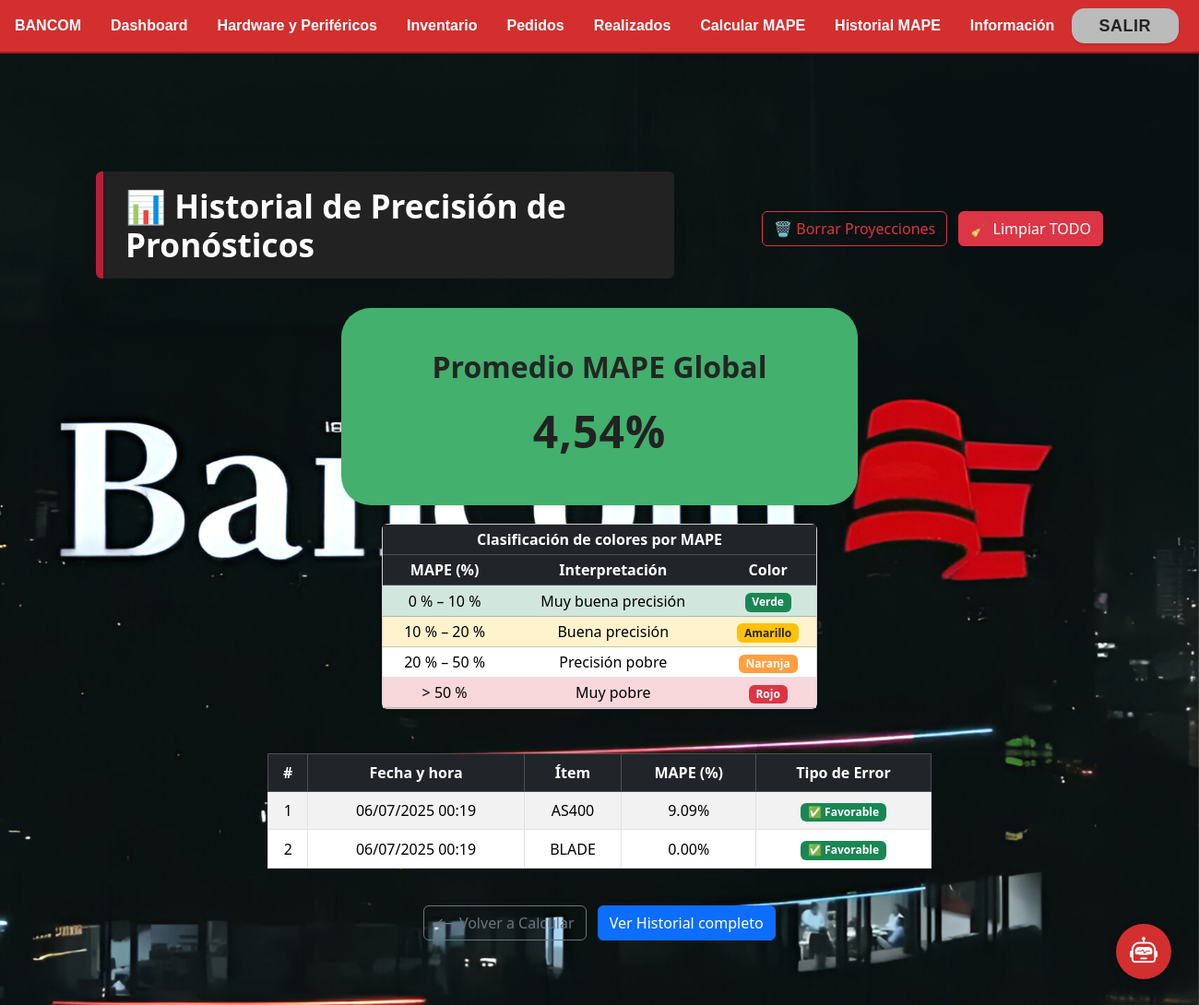
The page /proyeccion/mape/ on the database its author committed.
### Aplicaciones/Academico/models.py (models this page shows, shortened)
class HistoricoMAPE(models.Model):
    fecha = models.DateTimeField()
    mape = models.FloatField()
    cantidad_registros = models.IntegerField()
    proyecciones_incluidas = models.ManyToManyField('ProyeccionVenta', blank=True)
    tipo_error = models.CharField(
        max_length=20,
        choices=[("Favorable", "Favorable"), ("Desfavorable", "Desfavorable"), ("Mixto", "Mixto")],
        default="Mixto"
    )

class Item(models.Model):
    codigo = models.CharField(max_length=50, primary_key=True)
    etiqueta = models.CharField(max_length=100, null=True, blank=True)
    numerodeserie = models.CharField(max_length=100, null=True, blank=True)
    estado = models.CharField(max_length=50, null=True, blank=True)
    motivo_estado = models.CharField(max_length=200, null=True, blank=True)
    nombre = models.CharField(max_length=200, null=True, blank=True)
    modelo = models.CharField(max_length=100, null=True, blank=True)
    marca = models.CharField(max_length=100, null=True, blank=True)
    proveedor = models.CharField(max_length=150, null=True, blank=True)
    localidad = models.CharField(max_length=100, null=True, blank=True)
    oficina = models.CharField(max_length=100, null=True, blank=True)
    piso = models.CharField(max_length=50, null=True, blank=True)
    fecha_adquisicion = models.DateField(null=True, blank=True)
    cpu_type = models.CharField(max_length=100, null=True, blank=True)
    disk_gb = models.IntegerField(null=True, blank=True)
    os_arch = models.CharField(max_length=50, null=True, blank=True)
    os_name = models.CharField(max_length=100, null=True, blank=True)
    os_type = models.CharField(max_length=50, null=True, blank=True)
    ip_address = models.CharField(max_length=50, null=True, blank=True)
    ram_gb  = models.IntegerField(null=True, blank=True)
    empleado = models.CharField(max_length=150, null=True, blank=True)
    dept_per = models.CharField(max_length=100, null=True, blank=True)
    zona = models.CharField(max_length=100, null=True, blank=True)
    fecha_entrega_estimada = models.DateField(null=True, blank=True)
    fecha_entregada_real = models.DateField(null=True, blank=True)
    cambio_reservado_a_aplicado = models.BooleanField(default=False)

### Aplicaciones/Academico/views.py (the view)
# urls.py: path('proyeccion/mape/', views.ver_mape, name='ver_mape'),
def ver_mape(request):
    historial = HistoricoMAPE.objects.all().order_by("-fecha")
    paginator   = Paginator(historial, 10)          # 10 registros por página
    page_number = request.GET.get("page")
    try:
        page_obj = paginator.get_page(page_number)
    except PageNotAnInteger:
        page_obj = paginator.get_page(1)
    except EmptyPage:
        page_obj = paginator.get_page(paginator.num_pages)
    total_registros = sum(h.cantidad_registros for h in page_obj)
    mape_total      = sum(h.mape * h.cantidad_registros for h in page_obj)
    promedio_mape = round(mape_total / total_registros, 2) if total_registros else None
    tiene_mape    = total_registros > 0
    def _get_mape_color(val):
        if val is None:      return "secondary"
        if val < 10:         return "success"    # verde
        if 10 <= val < 20:   return "warning"    # amarillo
        if 20 <= val < 50:   return "orange"     # naranja (clase propia)
        return "danger"                          # rojo
    for h in page_obj:
        val = h.mape if h.mape is not None else 0
        h.tipo_error = _get_tipo_error(val)
        h.mape_str = f"{val:.2f}%"
        item_rel = h.proyecciones_incluidas.first()
        h.item_nombre = item_rel.item.nombre if item_rel else "—"
    context = {
        "historico"     : page_obj,                    # filas paginadas
        "pagina"        : page_obj,                    # alias → si lo usas en la plantilla
        "promedio_mape" : promedio_mape,               # 0.00 → se envía igual
        "mape_color"    : _get_mape_color(promedio_mape),
        "tiene_mape"    : tiene_mape,
    }
    return render(request, "ver_mape.html", context)

### Aplicaciones/Academico/views.py (called while the page is built)
def _get_tipo_error(valor_mape: float) -> str:
    if valor_mape < 10:
        return "Favorable"
    if valor_mape < 20:
        return "Aceptable"
    if valor_mape < 50:
        return "Revisar"
    return "Crítico"

### Aplicaciones/Academico/templates/ver_mape.html (shortened to what this page needs)
{% extends 'base.html' %}
{% load static %}
{% block body %}
<link rel="stylesheet" href="{% static 'css/custom.css' %}">
<div class="container py-5">
  <div class="row justify-content-between align-items-center mb-4">
    <div class="col-md-7 text-center text-md-start">
      <h1 class="fw-bold text-white py-3 px-4 rounded shadow-lg"
          style="background:#222;font-size:2.2rem;border-left:8px solid #b41f3a;">
        📊 Historial de Precisión de Pronósticos
      </h1>
    </div>
    <div class="col-md-5 text-center text-md-end">
      <form method="post" action="{% url 'academico:limpiar_proyecciones' %}" class="d-inline">
        <button class="btn btn-outline-danger me-2">🗑️ Borrar Proyecciones</button>
      </form>
      <form method="post" action="{% url 'academico:limpiar_historial_mape' %}"
            onsubmit="return confirm('¿Estás seguro de eliminar TODO el historial? Esta acción no se puede deshacer.');"
            class="d-inline">
        <button class="btn btn-danger">🧹 Limpiar TODO</button>
      </form>
    </div>
  </div>
<div class="row justify-content-center mb-4">
  <div class="col-md-8 text-center">
    {% if tiene_mape %}
  <div class="card shadow-sm mape-promedio-card
    {% if promedio_mape <= 10 %}
      mape-bg-success
    {% elif promedio_mape <= 20 %}
      mape-bg-warning
    {% elif promedio_mape <= 50 %}
      mape-bg-orange
    {% else %}
      mape-bg-danger
    {% endif %}"
    style="border-radius:32px; padding:2.5rem 2rem; border:none; max-width:560px; margin:0 auto 20px;">
    <div class="card-title" style="font-size:2rem; font-weight:700; margin-bottom:10px;">
      Promedio MAPE Global
    </div>
    <div class="card-value" style="font-size:3rem; font-weight:900;">
      {{ promedio_mape|floatformat:2 }}%
    </div>
  </div>
{% endif %}
  <div class="row justify-content-center mb-5">
    <div class="col-md-8">
      <div class="card shadow-sm">
        <div class="card-body p-0">
          <table class="table table-sm text-center mb-0">
            <thead class="table-dark">
              <tr><th colspan="3">Clasificación de colores por MAPE</th></tr>
              <tr><th>MAPE (%)</th><th>Interpretación</th><th>Color</th></tr>
            </thead>
            <tbody>
              <tr class="table-success">
                <td>0 % – 10 %</td><td>Muy buena precisión</td>
                <td><span class="badge bg-success">Verde</span></td>
              </tr>
              <tr class="table-warning">
                <td>10 % – 20 %</td><td>Buena precisión</td>
                <td><span class="badge bg-warning text-dark">Amarillo</span></td>
              </tr>
              <tr class="bg-orange-light">
                <td>20 % – 50 %</td><td>Precisión pobre</td>
                <td><span class="badge badge-orange">Naranja</span></td>
              </tr>
              <tr class="table-danger">
                <td>&gt; 50 %</td><td>Muy pobre</td>
                <td><span class="badge bg-danger">Rojo</span></td>
              </tr>
            </tbody>
          </table>
        </div>
      </div>
    </div>
  </div>
  <div class="table-responsive">
    <table class="table table-striped table-bordered align-middle text-center shadow-sm">
      <thead class="table-dark">
        <tr>
          <th>#</th><th>Fecha y hora</th><th>Ítem</th><th>MAPE (%)</th><th>Tipo de Error</th>
        </tr>
      </thead>
      <tbody>
        {% for h in historico %}
        <tr>
          <td>{{ forloop.counter }}</td>
          <td>{{ h.fecha|date:"d/m/Y H:i" }}</td>
          <td>{{ h.item_nombre }}</td>
          <td>{{ h.mape_str }}</td>
          <td>
            {% if h.tipo_error == "Favorable" %}
              <span class="badge bg-success">✅ Favorable</span>
            {% elif h.tipo_error == "Aceptable" %}
              <span class="badge bg-warning text-dark">🟡 Aceptable</span>
            {% elif h.tipo_error == "Revisar" %}
              <span class="badge badge-orange">🟠 Revisar</span>
            {% elif h.tipo_error == "Crítico" %}
              <span class="badge bg-danger">🔴 Crítico</span>
            {% endif %}
          </td>
        </tr>
        {% empty %}
        <tr><td colspan="5">No hay cálculos de MAPE registrados.</td></tr>
        {% endfor %}
      </tbody>
    </table>
  </div>
  <div class="text-center mt-4">
    <a href="{% url 'academico:calcular_mape' %}" class="btn btn-outline-secondary me-2">⟵ Volver a Calcular</a>
    <a href="{% url 'academico:historial_mape' %}" class="btn btn-primary">Ver Historial completo</a>
  </div>
</div>
{% endblock %}

### Aplicaciones/loginps/static/css/gestionItem.css (style rules this page uses)
th, td { text-align: center; vertical-align: middle; }

### Aplicaciones/Academico/static/css/custom.css (style rules this page uses)
.mape-bg-success { background: #43b06e !important; color: #222 !important; }
.mape-promedio-card .card-title, .mape-promedio-card .card-value { color: #222 !important; }
.mape-promedio-card { border-radius: 28px; border: none; box-shadow: 0 8px 30px #0002; padding: 35px 20px 25px 20px; margin: 0 auto 18px auto; font-family: 'Nunito', 'Segoe UI', Arial, sans-serif; }
.mape-promedio-card .card-title { font-size: 2rem; font-weight: 700; color: #7c4c13 !important; opacity: 0.97; margin-bottom: 8px; }
.mape-promedio-card .card-value { font-size: 3.5rem; font-weight: 900; color: #222 !important; margin-bottom: 4px; letter-spacing: 1px; }

### Aplicaciones/Academico/templates/base.html (style rules this page uses)
.mape-promedio-card { transition: box-shadow .15s; }

### Aplicaciones/Academico/templates/ver_mape.html (style rules this page uses)
.bg-orange-light { background:#ffdc9c !important; }
.badge-orange { background:#ff9f40 !important; }
.mape-promedio-card .card-title, .mape-promedio-card .card-value { color: #222 !important; }

### rows shown on the page
HistoricoMAPE: fecha "06/07/2025 00:19", item_nombre "AS400", mape_str "9.09%", tipo_error "✅ Favorable"
HistoricoMAPE: fecha "06/07/2025 00:19", item_nombre "BLADE", mape_str "0.00%", tipo_error "✅ Favorable"

### other values the page prints
{{ promedio_mape|floatformat:2 }} "4,54"
